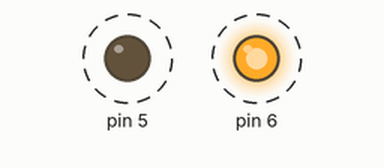
Bench run of a sketch on a simulated Arduino Uno, built with avr-gcc and run on an emulated ATmega328P. On the bench: output pins drawn as LEDs (lit = HIGH). Dashed ring = blinking.

Above: at 0.5 s.
Timing chart, 0 to 5.8 s (numbered marks = the images above):
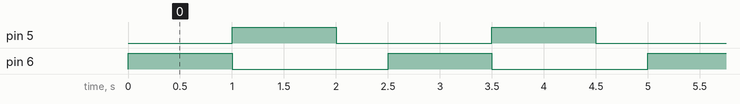

The sketch:

sketch_jun6a.ino
```cpp
constexpr int LED_RED = 6;
constexpr int LED_BLUE = 5;

constexpr int alarm_interval = 1000;

struct LightPoliceInit {
  int red_light;        // LED_ROJO
  int blue_light;       // LED_AZUL
  unsigned long previous_time;
  int current_state;
};

LightPoliceInit lightPolice = {LED_RED, LED_BLUE, 0, 0};   // Inicialización

void setup() {
  pinMode(lightPolice.blue_light, OUTPUT);
  pinMode(lightPolice.red_light, OUTPUT);
}

void light_police_update(LightPoliceInit *lp) {
  unsigned long current_time = millis();
  switch (lp->current_state)
  {
    /*-------------------RED--------------------*/
    case 0:
      digitalWrite(lp->red_light, HIGH);
      digitalWrite(lp->blue_light, LOW);
      if ((current_time - lp->previous_time) >= alarm_interval)
      {
        lp->previous_time = current_time;
        lp->current_state = 1;
      }
      break;
    /*------------------BLUE-------------------*/
    case 1:
      digitalWrite(lp->red_light, LOW);
      digitalWrite(lp->blue_light, HIGH);
      if ((current_time - lp->previous_time) >= alarm_interval)
      {
        lp->previous_time = current_time;
        lp->current_state = 2;
      }
      break;
    /*-------------------------------------------*/
    default:
      digitalWrite(lp->red_light, LOW);
      digitalWrite(lp->blue_light, LOW);
      if ((current_time - lp->previous_time) >= 500)
      {
        lp->previous_time = current_time;
        lp->current_state = 0;
      }
      break;
  }
}

void loop() {
  light_police_update(&lightPolice);
}
```

Measured:
- by itself, pin 5, pin 6: alternates HIGH for 1.0 s and LOW for 1.5 s
- by itself, everything shown: repeats every 2.5 s, in 3 steps
